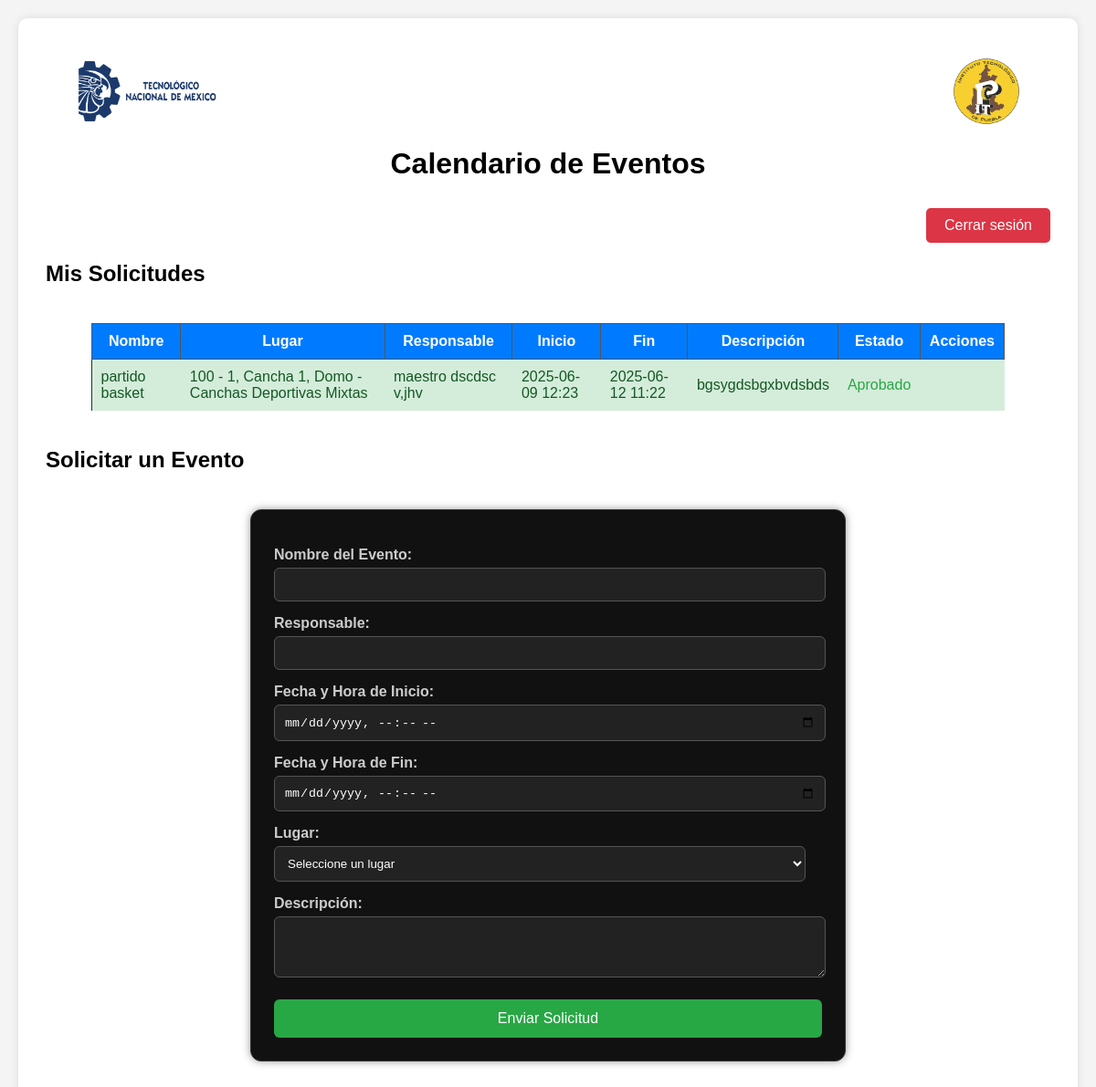
The app's page /inicio (signed in), older data.
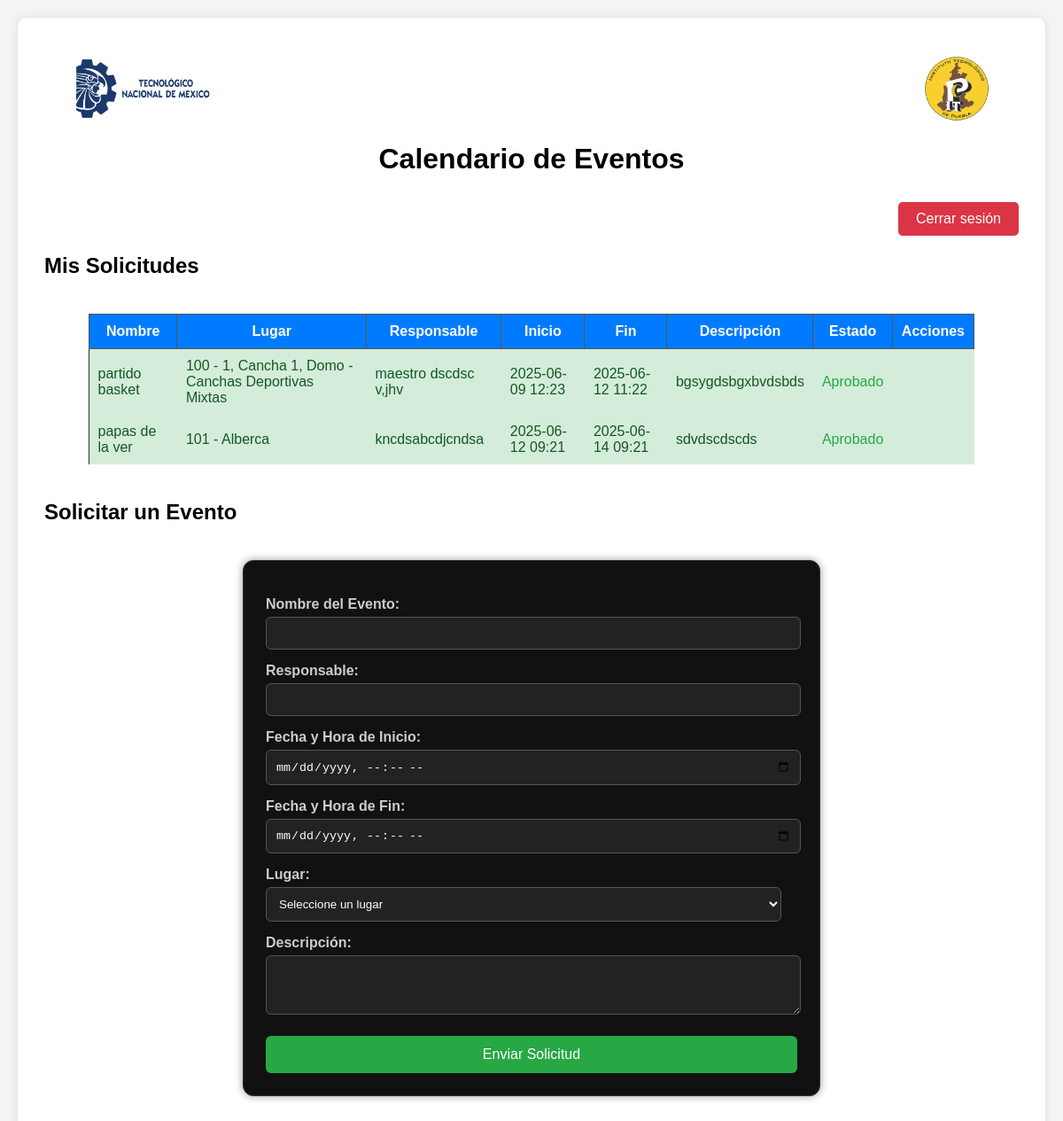
The same page, newer data.
### app/models.py (models this page shows, shortened)
class Evento(db.Model):
    id = db.Column(db.Integer, primary_key=True)
    nombre = db.Column(db.String(100), nullable=False)
    lugar = db.Column(db.String(100), nullable=False)
    descripcion = db.Column(db.Text, nullable=True)
    responsable = db.Column(db.String(100), nullable=True)
    fecha_inicio = db.Column(db.DateTime, nullable=False)
    fecha_fin = db.Column(db.DateTime, nullable=False)
    aprobado = db.Column(db.Boolean, default=None)
    motivo_rechazo = db.Column(db.Text, nullable=True)
    usuario_id = db.Column(
        db.Integer,
        db.ForeignKey('user.id', name='fk_evento_usuario'),
        nullable=False
    )

### app/routes/eventos.py (the view)
@eventos.route('/inicio')
@login_required
def user_index():
    eliminar_eventos_vencidos()
    eventos_usuario = Evento.query.filter_by(usuario_id=current_user.id).all()
    return render_template('index_users.html', eventos_usuario=eventos_usuario, lugares=LUGARES)

### app/__init__.py (called while the page is built)
def create_app():
    app = Flask(__name__)
    app.config.from_object(Config)
    db.init_app(app)
    login_manager.init_app(app)
    @login_manager.user_loader
    def load_user(user_id):
        return User.query.get(int(user_id))
    from app.routes.auth import auth
    from app.routes.eventos import eventos
    app.register_blueprint(auth)
    app.register_blueprint(eventos)
    @app.context_processor
    def inject_now():
        return {'now': datetime.now()}
    return app

### app/routes/eventos.py (called while the page is built)
def eliminar_eventos_vencidos():
    hoy = datetime.now()
    eventos_pasados = Evento.query.filter(Evento.fecha_fin < hoy).all()
    for evento in eventos_pasados:
        db.session.delete(evento)
    db.session.commit()

### app/templates/index_users.html (shortened to what this page needs)
{% extends "base.html" %}
{% block content %}
    <h1>Calendario de Eventos</h1>
    <div class="top-bar">
        <a href="{{ url_for('auth.logout') }}" class="logout">Cerrar sesión</a>
    </div>
    <h2>Mis Solicitudes</h2>
    {% include 'includes/lista_eventos_usuario.html' %}
    <h2>Solicitar un Evento</h2>
    {% include 'includes/formulario_evento.html' %}
{% endblock %}

### app/templates/includes/lista_eventos_usuario.html (shortened to what this page needs)
<div style="max-width: 1000px; margin: 40px auto; display: flex; justify-content: center; align-items: center; ">
    <table style="width: 100%; border-collapse: collapse; background-color: #2c2c2c; color: #fff; margin: 0 auto">
        <thead>
            <tr style="background-color: #007bff; color: white;">
                <th style="padding: 10px; border: 1px solid #555;">Nombre</th>
                <th style="padding: 10px; border: 1px solid #555;">Lugar</th>
                <th style="padding: 10px; border: 1px solid #555;">Responsable</th>
                <th style="padding: 10px; border: 1px solid #555;">Inicio</th>
                <th style="padding: 10px; border: 1px solid #555;">Fin</th>
                <th style="padding: 10px; border: 1px solid #555;">Descripción</th>
                <th style="padding: 10px; border: 1px solid #555;">Estado</th>
                <th style="padding: 10px; border: 1px solid #555;">Acciones</th>
            </tr>
        </thead>
        <tbody>
            {% for evento in eventos_usuario %}
                <tr id="fila-evento-{{ evento.id }}" class="
                    {% if evento.aprobado %}
                        estado-aprobado
                    {% elif evento.aprobado is not none and not evento.aprobado %}
                        estado-rechazado
                    {% else %}
                        estado-pendiente
                    {% endif %}
                ">
                    <td style="padding: 10px;">{{ evento.nombre }}</td>
                    <td style="padding: 10px;">{{ evento.lugar }}</td>
                    <td style="padding: 10px;">{{ evento.responsable }}</td>
                    <td style="padding: 10px;">{{ evento.fecha_inicio.strftime('%Y-%m-%d %H:%M') }}</td>
                    <td style="padding: 10px;">{{ evento.fecha_fin.strftime('%Y-%m-%d %H:%M') }}</td>
                    <td style="padding: 10px;">{{ evento.descripcion }}</td>
                    <td style="padding: 10px;">
                        {% if evento.aprobado %}
                            <span style="color: #28a745;">Aprobado</span>
                        {% elif evento.aprobado is not none and not evento.aprobado %}
                            <span style="color: #ffc107;">Rechazado</span>
                            {% if evento.motivo_rechazo %}
                                <br><small>Motivo: {{ evento.motivo_rechazo }}</small>
                            {% endif %}
                        {% else %}
                            <span style="color: #ffc107;">Pendiente</span>
                        {% endif %}
                    </td>
                    <td style="padding: 10px; text-align: center;">
                    </td>
                </tr>
            {% endfor %}
        </tbody>
    </table>
</div>

Row changes from the older to the newer data that the page shows:
added Evento: nombre "papas de la ver", lugar "101 - Alberca", responsable "kncdsabcdjcndsa", fecha_inicio "2025-06-12 09:21", fecha_fin "2025-06-14 09:21", descripcion "sdvdscdscds", aprobado "Aprobado"
